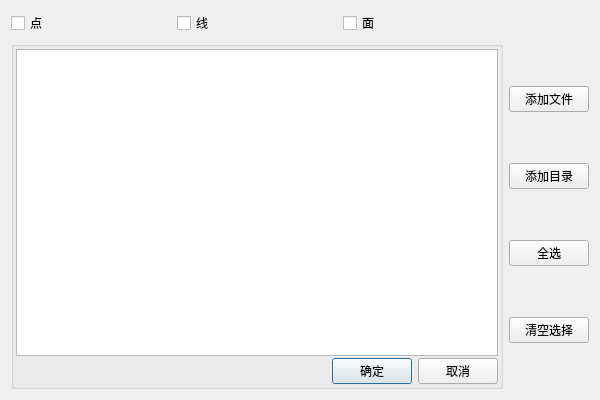
<?xml version="1.0" encoding="UTF-8"?>
<ui version="4.0">
 <class>LayerSelectionDialog</class>
 <widget class="QDialog" name="LayerSelectionDialog">
  <property name="geometry">
   <rect>
    <x>0</x>
    <y>0</y>
    <width>600</width>
    <height>400</height>
   </rect>
  </property>
  <property name="windowTitle">
   <string>LayerSelectionDialog</string>
  </property>
  <layout class="QGridLayout" name="gridLayout">
   <item row="0" column="0">
    <layout class="QHBoxLayout" name="horizontalLayout">
     <item>
      <widget class="QCheckBox" name="checkBoxPoint">
       <property name="text">
        <string>点</string>
       </property>
      </widget>
     </item>
     <item>
      <widget class="QCheckBox" name="checkBoxLine">
       <property name="text">
        <string>线</string>
       </property>
      </widget>
     </item>
     <item>
      <widget class="QCheckBox" name="checkBoxPolygon">
       <property name="text">
        <string>面</string>
       </property>
      </widget>
     </item>
    </layout>
   </item>
   <item row="1" column="0">
    <widget class="QGroupBox" name="groupBoxInputLayers">
     <property name="title">
      <string/>
     </property>
     <property name="flat">
      <bool>true</bool>
     </property>
     <layout class="QVBoxLayout" name="verticalLayout">
      <property name="spacing">
       <number>2</number>
      </property>
      <property name="leftMargin">
       <number>2</number>
      </property>
      <property name="topMargin">
       <number>2</number>
      </property>
      <property name="rightMargin">
       <number>2</number>
      </property>
      <property name="bottomMargin">
       <number>2</number>
      </property>
      <item>
       <widget class="QListWidget" name="listWidget">
        <property name="minimumSize">
         <size>
          <width>0</width>
          <height>150</height>
         </size>
        </property>
       </widget>
      </item>
      <item>
       <layout class="QHBoxLayout" name="horizontalLayout_3">
        <item>
         <spacer name="horizontalSpacer">
          <property name="orientation">
           <enum>Qt::Horizontal</enum>
          </property>
          <property name="sizeHint" stdset="0">
           <size>
            <width>40</width>
            <height>20</height>
           </size>
          </property>
         </spacer>
        </item>
        <item>
         <widget class="QPushButton" name="btnOk">
          <property name="text">
           <string>确定</string>
          </property>
         </widget>
        </item>
        <item>
         <widget class="QPushButton" name="btnCancel">
          <property name="text">
           <string>取消</string>
          </property>
         </widget>
        </item>
       </layout>
      </item>
     </layout>
    </widget>
   </item>
   <item row="1" column="1">
    <layout class="QVBoxLayout" name="verticalLayout_2">
     <item>
      <widget class="QPushButton" name="btnAddFile">
       <property name="text">
        <string>添加文件</string>
       </property>
      </widget>
     </item>
     <item>
      <widget class="QPushButton" name="btnAddDir">
       <property name="text">
        <string>添加目录</string>
       </property>
      </widget>
     </item>
     <item>
      <widget class="QPushButton" name="btnSelectAllLayers">
       <property name="text">
        <string>全选</string>
       </property>
      </widget>
     </item>
     <item>
      <widget class="QPushButton" name="btnDeselectAllLayers">
       <property name="text">
        <string>清空选择</string>
       </property>
      </widget>
     </item>
    </layout>
   </item>
  </layout>
 </widget>
 <layoutdefault spacing="6" margin="11"/>
 <resources/>
 <connections/>
</ui>
